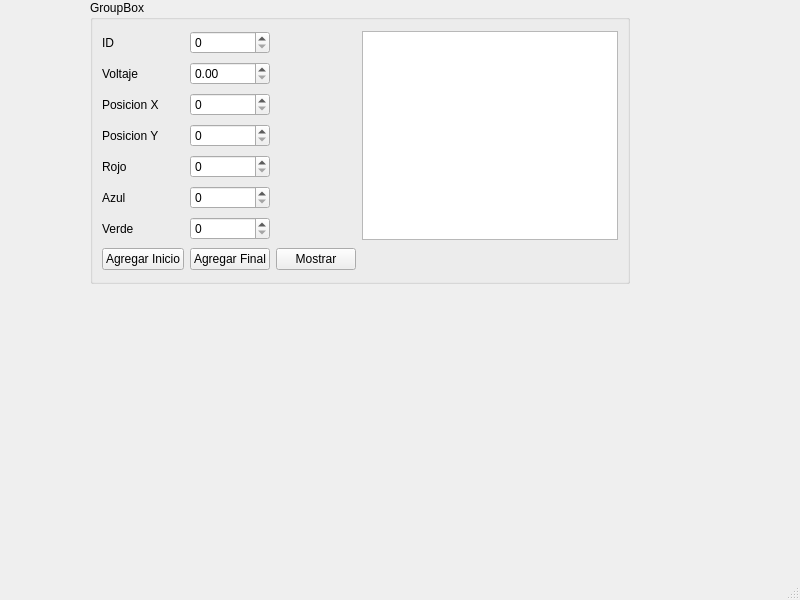
<?xml version="1.0" encoding="UTF-8"?>
<ui version="4.0">
 <class>MainWindow</class>
 <widget class="QMainWindow" name="MainWindow">
  <property name="geometry">
   <rect>
    <x>0</x>
    <y>0</y>
    <width>800</width>
    <height>600</height>
   </rect>
  </property>
  <property name="windowTitle">
   <string>MainWindow</string>
  </property>
  <widget class="QWidget" name="centralwidget">
   <widget class="QGroupBox" name="groupBox">
    <property name="geometry">
     <rect>
      <x>90</x>
      <y>0</y>
      <width>540</width>
      <height>284</height>
     </rect>
    </property>
    <property name="title">
     <string>GroupBox</string>
    </property>
    <layout class="QGridLayout" name="gridLayout">
     <item row="0" column="0">
      <widget class="QLabel" name="label">
       <property name="text">
        <string>ID</string>
       </property>
      </widget>
     </item>
     <item row="0" column="1">
      <widget class="QSpinBox" name="id"/>
     </item>
     <item row="0" column="3" rowspan="7">
      <widget class="QPlainTextEdit" name="pantalla"/>
     </item>
     <item row="1" column="0">
      <widget class="QLabel" name="label_2">
       <property name="text">
        <string>Voltaje</string>
       </property>
      </widget>
     </item>
     <item row="1" column="1">
      <widget class="QDoubleSpinBox" name="volt"/>
     </item>
     <item row="2" column="0">
      <widget class="QLabel" name="label_3">
       <property name="text">
        <string>Posicion X</string>
       </property>
      </widget>
     </item>
     <item row="2" column="1">
      <widget class="QSpinBox" name="posx"/>
     </item>
     <item row="3" column="0">
      <widget class="QLabel" name="label_4">
       <property name="text">
        <string>Posicion Y</string>
       </property>
      </widget>
     </item>
     <item row="3" column="1">
      <widget class="QSpinBox" name="posy"/>
     </item>
     <item row="4" column="0">
      <widget class="QLabel" name="label_5">
       <property name="text">
        <string>Rojo</string>
       </property>
      </widget>
     </item>
     <item row="4" column="1">
      <widget class="QSpinBox" name="red"/>
     </item>
     <item row="5" column="0">
      <widget class="QLabel" name="label_6">
       <property name="text">
        <string>Azul</string>
       </property>
      </widget>
     </item>
     <item row="5" column="1">
      <widget class="QSpinBox" name="blue"/>
     </item>
     <item row="6" column="0">
      <widget class="QLabel" name="label_7">
       <property name="text">
        <string>Verde</string>
       </property>
      </widget>
     </item>
     <item row="6" column="1">
      <widget class="QSpinBox" name="green"/>
     </item>
     <item row="7" column="0">
      <widget class="QPushButton" name="inicio">
       <property name="text">
        <string>Agregar Inicio</string>
       </property>
      </widget>
     </item>
     <item row="7" column="1">
      <widget class="QPushButton" name="final_2">
       <property name="text">
        <string>Agregar Final</string>
       </property>
      </widget>
     </item>
     <item row="7" column="2">
      <widget class="QPushButton" name="mostrar">
       <property name="text">
        <string>Mostrar</string>
       </property>
      </widget>
     </item>
    </layout>
   </widget>
  </widget>
  <widget class="QMenuBar" name="menubar">
   <property name="geometry">
    <rect>
     <x>0</x>
     <y>0</y>
     <width>800</width>
     <height>21</height>
    </rect>
   </property>
  </widget>
  <widget class="QStatusBar" name="statusbar"/>
 </widget>
 <resources/>
 <connections/>
</ui>
